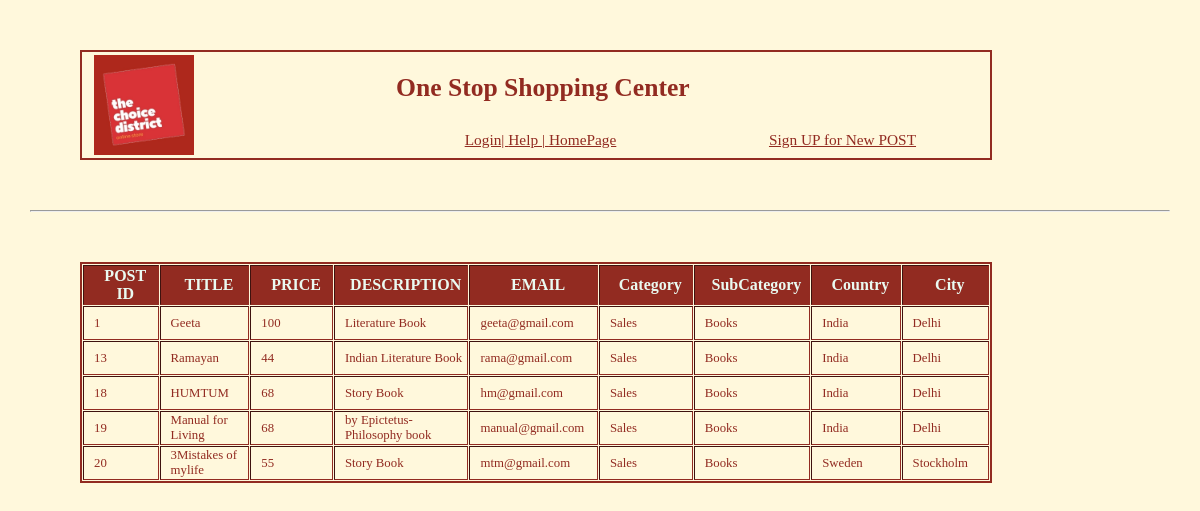
/selection.php?SubCategoryName=Books, run on the app's committed database.
### tables this page shows
CREATE TABLE `Posts` (
  `Post_ID` int(20) NOT NULL,
  `Title` text NOT NULL,
  `Price` int(15) NOT NULL,
  `Description` longtext NOT NULL,
  `Email` varchar(30) NOT NULL,
  `Agreement` bit(1) NOT NULL,
  `SubCategory_ID` int(20) NOT NULL,
  `Location_ID` int(20) NOT NULL
);

CREATE TABLE `Category` (
  `Category_ID` int(20) NOT NULL,
  `CategoryName` text NOT NULL
);

CREATE TABLE `SubCategory` (
  `SubCategory_ID` int(20) NOT NULL,
  `Category_ID` int(20) NOT NULL,
  `SubCategoryName` varchar(20) NOT NULL
);

CREATE TABLE `Region` (
  `Region_ID` int(20) NOT NULL,
  `RegionName` text NOT NULL
);

CREATE TABLE `Location` (
  `Location_ID` int(20) NOT NULL,
  `Region_ID` int(20) NOT NULL,
  `LocationName` varchar(20) NOT NULL
);

### selection.php (the view, shortened to what this page needs)
<!DOCTYPE html>
<html lang="en">
<head>
    <link rel="stylesheet" href="Homepages.css">
</head>
  <body>
      <table align="center">
        <tr>
            <td rowspan="2"><img src="image.jpg" alt="cart" height="100" width="100" align="left"></td>
            <td colspan="3" ><h1> One Stop Shopping Center</h1></td>
        </tr>
          <tr>
          <td style="text-align:center">
           <a href="login.php"> Login| </a>
           <a href="Help.html"> Help | </a>
           <a href="HomePage.php"> HomePage </a>
           <td style="text-align:center">
            <a href="userform.php">Sign UP for New POST</a>
                   </td>
        </tr>
      </table>
      <hr/>
      <table align='center' border="2" cellpadding="1" cellspacing="1">
          <thead>
			<tr>
				<th>POST ID</th>
				<th>TITLE</th>
				<th>PRICE</th>
				<th>DESCRIPTION</th>
                                <th>EMAIL</th>
                                <th>Category</th>
				<th>SubCategory</th>
                                <th>Country</th>
                                <th>City</th>
			</tr>
		</thead>
<?php
include ('connection.php');
$mysqli=OpenCon();
    if (!empty($_GET['SubCategoryName']) || !empty($_GET['RegionName']) || !empty($_GET['LocationName'])){
    $id=$mysqli->real_escape_string($_GET['SubCategoryName']);
    $idr=$mysqli->real_escape_string($_GET['RegionName']);
    $idl=$mysqli->real_escape_string($_GET['LocationName']);
         GlOBAL $mysqli;
        $query = "SELECT Posts.Post_ID,Posts.Title, Posts.Price, Posts.Description ,Posts.Email,Category.CategoryName,SubCategory.SubCategoryName,Region.RegionName,Location.LocationName FROM Posts  "
        . "LEFT JOIN SubCategory ON Posts.SubCategory_ID=SubCategory.SubCategory_ID "
        . "LEFT JOIN Category ON SubCategory.Category_ID=Category.Category_ID "
        . "LEFT JOIN Location ON Posts.Location_ID=Location.Location_ID "
        . "LEFT JOIN Region ON Location.Region_ID=Region.Region_ID
            WHERE SubCategoryName='$id'OR RegionName='$idr'OR LocationName='$idl' " or die(mysql_error());
             $success = $mysqli->query($query);
        if(mysqli_num_rows($success) > 0){
            while($row = mysqli_fetch_array($success)){
       echo '<tr>
        <td>'. $row['Post_ID']     . '</td>
        <td>'. $row['Title']       . '</td>
        <td>'. $row['Price']       .' </td>
        <td>'. $row['Description'] .'</td>
        <td>'. $row['Email']       .'</td>
        <td>'. $row['CategoryName'].'</td>
        <td>'. $row['SubCategoryName'].'</td>
        <td>'. $row['RegionName'].'</td>
        <td>'. $row['LocationName'] . '</td>
        </tr>';
}
echo "</table>";
            }
    }
    else{
        echo 'No Output to show';
    }
?>
      </body>
      </html>

### Homepages.css (style rules this page uses)
table { width :80%; height: 50%; float:none; clear:both; position: relative; margin-top: 50px; margin-bottom: 50px; margin-left: 50px; margin-right: 50px; border:2px solid #922b21 ; }
td,th { font-size:0.8em; height:30px; width:180px; padding-left: 10px; }
th { background-color: #922b21; color: #eafaf1; text-align: center; font-size:1em; }
a { color: #922b21 ; font-size: 1.2em; }
body { background-color: cornsilk; margin-left: 30px; margin-right: 30px; color: #922b21 ; }

### data on the page
posts: Post_ID "1", Title "Geeta", Price "100", Description "Literature Book", Email "geeta@gmail.com", category.CategoryName "Sales", SubCategory_ID.SubCategoryName "Books", region.RegionName "India", Location_ID.LocationName "Delhi"
posts: Post_ID "13", Title "Ramayan", Price "44", Description "Indian Literature Book", Email "rama@gmail.com", category.CategoryName "Sales", SubCategory_ID.SubCategoryName "Books", region.RegionName "India", Location_ID.LocationName "Delhi"
posts: Post_ID "18", Title "HUMTUM", Price "68", Description "Story Book", Email "hm@gmail.com", category.CategoryName "Sales", SubCategory_ID.SubCategoryName "Books", region.RegionName "India", Location_ID.LocationName "Delhi"
posts: Post_ID "19", Title "Manual for Living", Price "68", Description "by Epictetus- Philosophy book", Email "manual@gmail.com", category.CategoryName "Sales", SubCategory_ID.SubCategoryName "Books", region.RegionName "India", Location_ID.LocationName "Delhi"
posts: Post_ID "20", Title "3Mistakes of mylife", Price "55", Description "Story Book", Email "mtm@gmail.com", category.CategoryName "Sales", SubCategory_ID.SubCategoryName "Books", region.RegionName "Sweden", Location_ID.LocationName "Stockholm"
